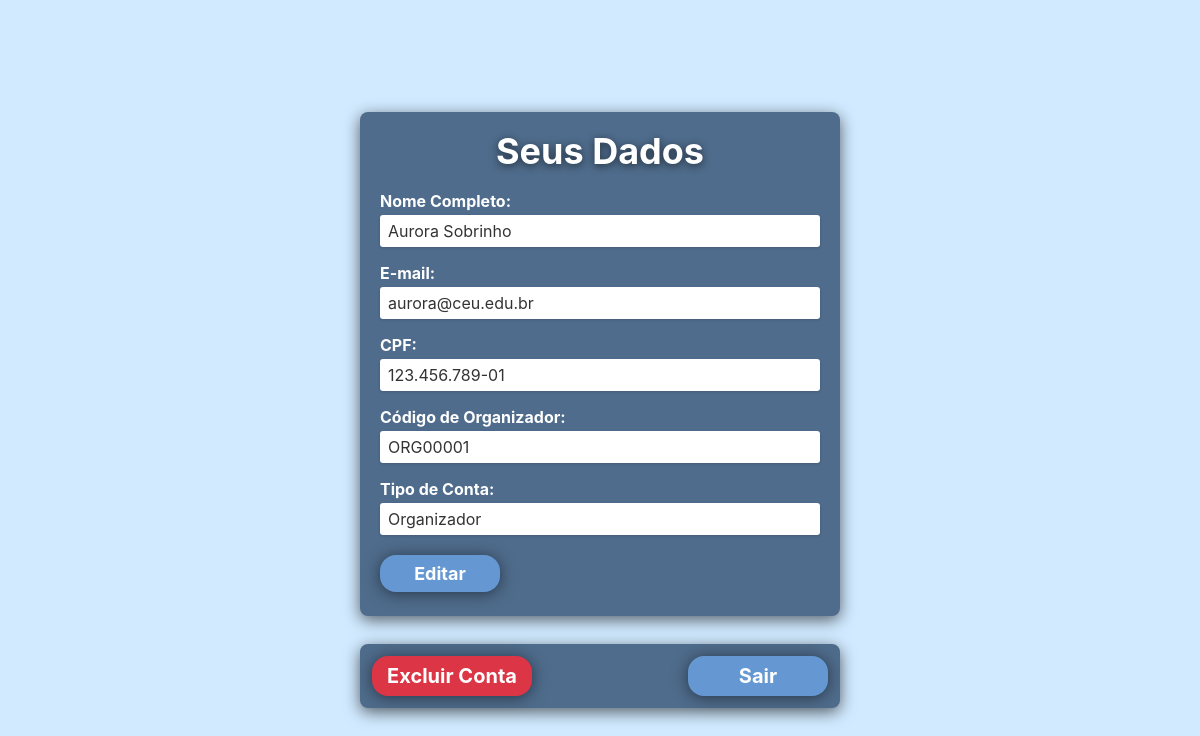
The app's page /PaginasParticipante/PerfilParticipante.php (signed in), older data.
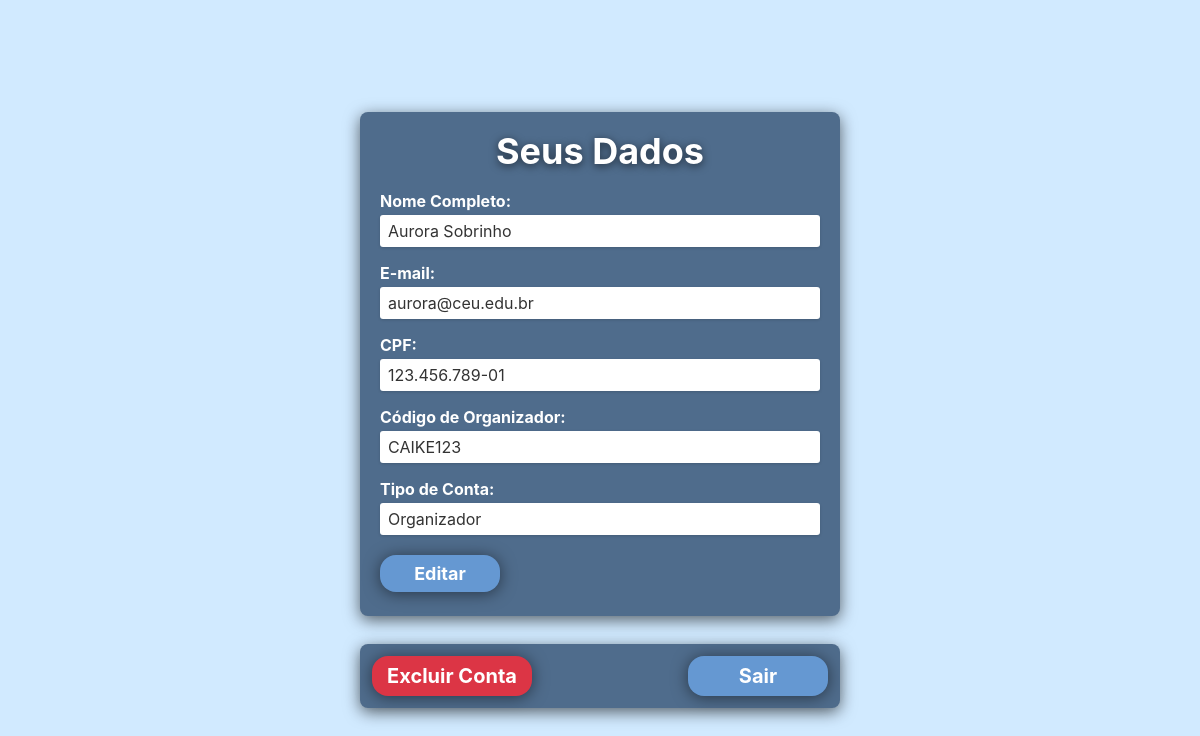
The same page, newer data.
### tables this page shows
create table if not exists usuario(
CPF char(11) primary key,
Nome varchar(100),
Email varchar(100),
Senha varchar(255),
RA char(7) null,
Codigo varchar(8),
Organizador tinyint(1) not null default 0,
TemaSite tinyint(1) not null default 0,
constraint chk_codigo_organizador check (
    (Organizador = 0) OR 
    (Organizador = 1 AND Codigo is not null)
),
constraint chk_tema_site check (TemaSite in (0,1))
);

### PaginasParticipante/PerfilParticipante.php (the view, shortened to what this page needs)
<?php
require_once '../BancoDados/conexao.php';
$cpfUsuario = $_SESSION['cpf'];
$dadosUsuario = null;
$consultaSQL = "SELECT Nome, Email, CPF, RA, Codigo, Organizador FROM usuario WHERE CPF = ?";
$declaracaoPreparada = mysqli_prepare($conexao, $consultaSQL);
if ($declaracaoPreparada) {
    mysqli_stmt_bind_param($declaracaoPreparada, "s", $cpfUsuario);
    mysqli_stmt_execute($declaracaoPreparada);
    $resultadoConsulta = mysqli_stmt_get_result($declaracaoPreparada);
    $dadosUsuario = mysqli_fetch_assoc($resultadoConsulta);
}
?>
<!DOCTYPE html>
<html lang="pt-br">
<head>
    <link rel="stylesheet" href="../styleGlobal.css" />
</head>
<body>
    <div id="main-content">
        <div class="container-perfil">
            <div class="cartao-dados">
                <h1 class="titulo-cartao">Seus Dados</h1>
                <form id="form-perfil-participante" name="perfil_participante" method="post">
                    <div class="grupo-formulario">
                        <span class="label-formulario">Nome Completo:</span>
                        <div class="controle-formulario campo-nao-editavel" data-tooltip="Para alterar este campo, entre em contato conosco através do Fale Conosco">
                            <span id="name-display"><?php echo htmlspecialchars($dadosUsuario['Nome'] ?? 'Nome não encontrado'); ?></span>
                        </div>
                    </div>
                    <div class="grupo-formulario">
                        <label for="email-input">E-mail:</label>
                        <div class="controle-formulario">
                            <span id="email-display"><?php echo htmlspecialchars($dadosUsuario['Email'] ?? 'Email não encontrado'); ?></span>
                        </div>
                    </div>
                    <div class="grupo-formulario">
                        <span class="label-formulario">CPF:</span>
                        <div class="controle-formulario campo-nao-editavel" data-tooltip="Este campo não pode ser alterado">
                            <span id="cpf-display"><?php
                                $cpfFormatado = $dadosUsuario['CPF'] ?? '';
                                if($cpfFormatado) {
                                    echo substr($cpfFormatado, 0, 3) . '.' . substr($cpfFormatado, 3, 3) . '.' . substr($cpfFormatado, 6, 3) . '-' . substr($cpfFormatado, 9, 2);
                                } else {
                                    echo 'CPF não encontrado';
                                }
                            ?></span>
                        </div>
                    </div>
                    <?php if ($dadosUsuario['Organizador']): ?>
                    <div class="grupo-formulario">
                        <span class="label-formulario">Código de Organizador:</span>
                        <div class="controle-formulario campo-nao-editavel" data-tooltip="Para alterar este campo, entre em contato conosco através do Fale Conosco">
                            <span id="codigo-display"><?php echo htmlspecialchars($dadosUsuario['Codigo'] ?? 'Código não encontrado'); ?></span>
                        </div>
                    </div>
                    <?php endif; ?>
                    <div class="grupo-formulario">
                        <span class="label-formulario">Tipo de Conta:</span>
                        <div class="controle-formulario campo-nao-editavel" data-tooltip="Este campo não pode ser alterado">
                            <span id="tipo-conta-display"><?php echo ($dadosUsuario['Organizador'] == 1) ? 'Organizador' : 'Participante'; ?></span>
                        </div>
                    </div>
                    <div class="acoes-formulario">
                        <div class="linha-botoes-principais">
                            <button type="button" class="botao botao-editar" id="btn-editar">Editar</button>
                        </div>
                    </div>
                </form>
            </div>
            <div class="barra-acoes">
                <button type="button" class="botao botao-excluir" id="btn-excluir-conta">Excluir Conta</button>
                <button type="button" class="botao botao-sair" onclick="window.location.href='../PaginasPublicas/Logout.php'">Sair</button>
            </div>
        </div>
    </div>
</body>
</html>

Row changes from the older to the newer data that the page shows:
changed usuario "Aurora Sobrinho": Codigo "ORG00001" → "CAIKE123"
